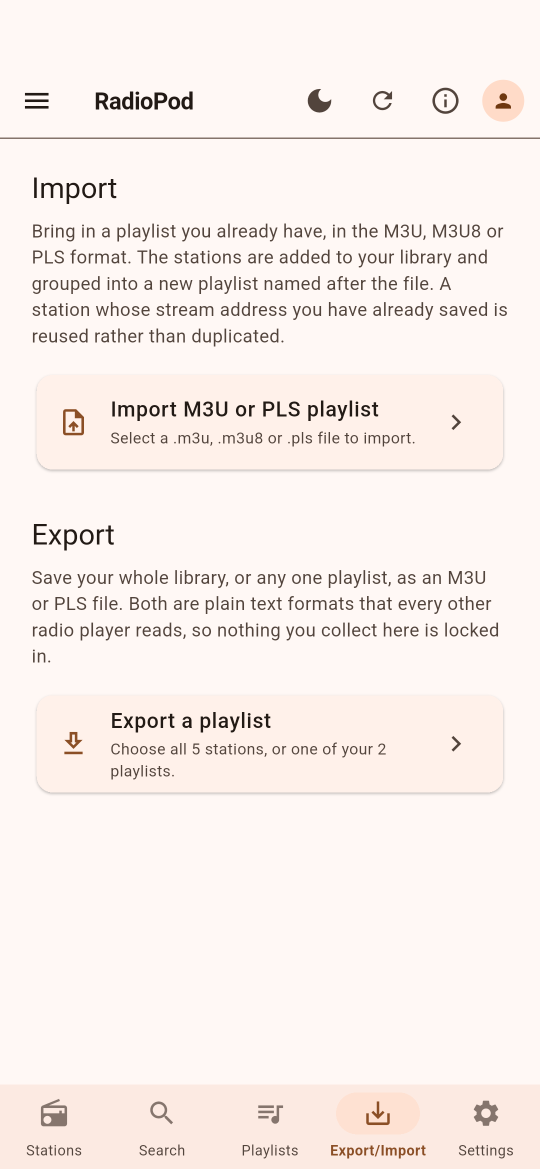
#> input picture assets/screenshots/radiopod_android_export_import.png, 1080 x 2337 px (shown at 1/2 size); its folder holds only this picture in this run
$ python anonymise_screenshots.py ../assets/screenshots/radiopod_android_export_import.png
#> lines starting #> are read from the running program, lines starting #| are printed output that depends on the picture; after the words box and inside, x2 and y2 are one past the last pixel; in counts of white or black regions, pixels touching at a corner belong together
"""Replace the WebID in the footer of each screenshot with a fake one.

The status bar along the bottom of every screen shows the WebID of whoever
took the screenshot. That is a real person's Pod address, and these images go
into the README, the store listings and the docs, so it is replaced with an
obviously fictional one before they are published.

Run it again after retaking any screenshot:

    python3 support/anonymise_screenshots.py

Safe to run repeatedly: a file it has already done is recorded as such in
the PNG itself and skipped next time. That is not a nicety. Detecting the
text and redrawing it is not an identity operation — the ink of the redrawn
text is found a pixel right and below where the original was measured, so a
second pass nudges the label a pixel, and a third nudges it again. Marking
the file is what stops that walk.

Pass --force to process a marked file anyway.

WHAT IT LOOKS FOR, rather than fixed coordinates, so it survives a change of
window size or theme: the status bar is measured up from the bottom of the
window, and the text found in the left of it. The colours are sampled from the image itself. The type
size is calibrated rather than derived — see FONT_SIZE — and a screenshot
whose footer does not match that calibration is reported and left alone.

The login screen is skipped: it shows no WebID, having nobody logged in yet.
"""

import glob
import os
import sys

import numpy as np
from PIL import Image, ImageDraw, ImageFont, PngImagePlugin

# The fictional WebID that replaces whatever is there.

WEBID = 'pods.solidcommunity.au/fred'

# Written into the PNG of every file this has rewritten, and checked on the
# way in. See the note above on why re-running must not redo the work.

MARK = 'RadioPodWebIDReplaced'

SHOTS = os.path.join(
    os.path.dirname(os.path.dirname(os.path.abspath(__file__))),
    'assets', 'screenshots',
)

# Screenshots with no footer WebID to replace. Matched as a substring of the
# file name.

SKIP = ('login',)

# Roboto is what Flutter renders with, and the footer is its Light weight.
# Looked for in the SDK rather than the system fonts, which do not carry it.

FONT_CANDIDATES = [
    os.path.expanduser(
        '~/development/flutter/bin/cache/artifacts/material_fonts/'
        'Roboto-Light.ttf'
    ),
    '/usr/share/fonts/truetype/roboto/unhinted/RobotoTTF/Roboto-Light.ttf',
]

# How far a pixel must differ from the background to count as ink. Low enough
# to catch antialiased edges, high enough to ignore JPEG-ish noise.

INK = 45

# Type size, in points, for the replacement.
#
# CALIBRATED, NOT DERIVED, and the reason is worth recording. Deriving it from
# the measured text height does not work: at this scale sizes 13 and 14 both
# render 13 or 14 pixels tall, so height cannot tell them apart. Width can —
# the original text measures 194 pixels, which size 14 reproduces to within 2
# while size 13 falls 15 short — but width can only be checked against the
# string that was there, which is exactly what is being thrown away.
#
# So it was settled by rendering candidate fonts, sizes and sub-pixel offsets
# against the real pixels and taking the lowest difference. Roboto-Light at
# 14 won. The guard below catches the day that stops being true.

FONT_SIZE = 14

# Height the replacement renders at FONT_SIZE, measured the same way the
# screenshot is. A screenshot whose footer text differs from this by more
# than a pixel was taken at another scale or with another theme, and the
# calibration above no longer describes it.

HEIGHT_TOLERANCE = 1


def font_path():
    for p in FONT_CANDIDATES:
        if os.path.exists(p):
            return p

    found = glob.glob(
        os.path.expanduser('~/**/material_fonts/Roboto-Light.ttf'),
        recursive=True,
    )
    if found:
        return found[0]

    sys.exit(
        'Roboto-Light.ttf not found. It ships with the Flutter SDK, in\n'
        'bin/cache/artifacts/material_fonts/. Add its path to '
        'FONT_CANDIDATES.'
    )


def window_box(alpha):
    """The opaque region: screenshots carry a transparent rounded border."""

    ys, xs = np.nonzero(alpha > 200)

    return xs.min(), ys.min(), xs.max(), ys.max()


# Height of the status bar, measured up from the bottom of the window.
#
# 20260924 gjw This was found from the divider rule above the bar, which read
# better but does not survive a modal: a dialog dims the whole window, taking
# the divider's contrast with it, and a bottom sheet covers so much width that
# nearly every row looks like a divider. The bar is a fixed-height widget, so
# measuring up from the bottom of the window is both simpler and steadier.

BAR = 38


def visible_right(rgb, bg, tx0, row, x1):
    """How far right the status bar is actually on show.

    A dialog or bottom sheet can sit over the right of the bar, leaving only
    the first few characters of the WebID visible. Writing the full
    replacement there would paint across the sheet, so the run of unbroken
    bar colour is measured and everything is clipped to it. Returns None when
    the bar is clear all the way, which is the ordinary case.
    """

    strip = rgb[row, tx0:x1]
    same = np.abs(strip - bg).sum(axis=1) < 40
    if same.all():
        return None

    return tx0 + int(np.argmin(same))


def rendered_height(font, fg, bg):
    """Ink height of the replacement, measured as the screenshot is."""

    probe = Image.new('RGB', (900, 90), tuple(int(c) for c in bg))
    ImageDraw.Draw(probe).text((20, 20), WEBID, font=font,
                               fill=tuple(int(c) for c in fg))
    a = np.asarray(probe).astype(int)
    ink = np.abs(a - np.array([int(c) for c in bg])).sum(axis=2) > INK
    ys, _ = np.nonzero(ink)

    return ys.max() - ys.min() + 1


def anonymise(path, font_file, dry_run=False, force=False):
#> called with dry_run = False, force = False
    name = os.path.basename(path)
    src = Image.open(path)
#> src is the input picture: PIL image 1080x2337 RGBA; mean R, G, B, A 248.5, 239.4, 235.2, 255

    if not force and src.info.get(MARK) == WEBID:
        print(f'{name:36} already done, skipped')

        return False

    im = src.convert('RGBA')
    arr = np.asarray(im).astype(int)
    rgb, alpha = arr[..., :3], arr[..., 3]
#> alpha: shape (2337, 1080) int64; every value is 255

    box = window_box(alpha)
#> box = (0, 0, 1079, 2336)
    x0, _, x1, y1 = box
#> x0 = 0; x1 = 1079; y1 = 2336

    # Sample the bar's own colour from its bottom right, clear of any text.

    bg = rgb[y1 - 6, x1 - 30]
#> bg = [252, 234, 226]

    div = y1 - BAR
#> div = 2298

    # How much of the bar is actually on show. A sheet or dialog over the
    # right of it must not be written across, and its edge also has to be
    # kept out of the text search or it reads as enormous ink.

    clip = visible_right(rgb, bg, x0 + 4, y1 - 6, x1 - 2)
#> in visible_right, `strip = rgb[row, tx0:x1]`: strip = 1073 rows, first 8: [252, 234, 226], [252, 234, 226], [252, 234, 226], [252, 234, 226], [252, 234, 226], [252, 234, 226], [252, 234, 226], [252, 234, 226]

    # The WebID sits in the left of the bar. The right holds the login and
    # security-key indicators, which must not be touched.

    band_x1 = x0 + int((x1 - x0) * 0.45)
#> band_x1 = 485
    if clip is not None:
        band_x1 = min(band_x1, clip)
    band = rgb[div:y1 - 2, x0 + 4:band_x1]
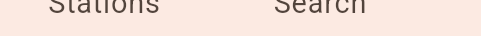
#> band: shape (36, 481, 3) int64; mean R, G, B 243.8, 226, 218
    ink = np.abs(band - bg).sum(axis=2) > INK
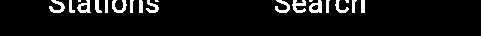
#> ink: shape (36, 481) bool; 6.7% white; 20 white regions (4 under 20 px), largest, box (x1, y1, x2, y2) and area: (292, 0, 306, 13) 109, (309, 0, 322, 13) 107, (49, 0, 65, 13) 104
    if not ink.any():
        print(f'{name:36} footer carries no text, left alone')

        return False

    ty, tx = np.nonzero(ink)
#> ty = 1165 values from 0 to 12; tx = 1165 values, max 364 at index 83, min 49 at index 510, mean 201.9
    tx0, tx1 = x0 + 4 + tx.min(), x0 + 4 + tx.max()
#> tx0 = 53; tx1 = 368
    ty0, ty1 = div + ty.min(), div + ty.max()
#> ty0 = 2298; ty1 = 2310

    # The darkest ink pixel is the text colour; everything lighter is an
    # antialiased blend towards the background.

    vals = band[ink]
#> vals = 1165 rows, first 8: [127, 112, 104], [82, 68, 60], [82, 68, 60], [122, 107, 99], [197, 180, 172], [129, 114, 106], [82, 68, 60], [139, 123, 115]
    fg = tuple(int(v) for v in vals[vals.sum(axis=1).argmin()])
#> fg = (82, 68, 60)

    font = ImageFont.truetype(font_file, FONT_SIZE)
    bb = font.getbbox(WEBID)

    # Sanity check the calibration against this particular screenshot.

    want = ty1 - ty0 + 1
#> want = 13
    rendered = rendered_height(font, fg, bg)
#> in rendered_height, `probe = Image.new('RGB', (900, 90), tuple(int(c) for c in bg))`:
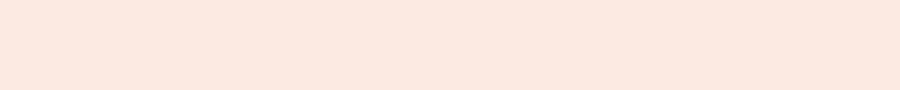
#> probe: PIL image 900x90 RGB; mean R, G, B 252, 234, 226
#> in rendered_height, `ink = np.abs(a - np.array([int(c) for c in bg])).sum(axis=2) > INK`:
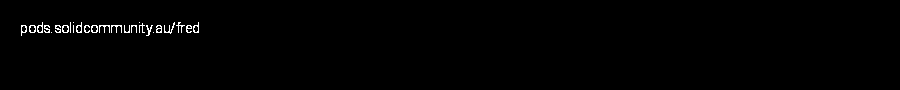
#> ink: shape (90, 900) bool; 0.77% white in thin lines or dots, all inside (x1, y1, x2, y2) = (21, 22, 199, 36)
#> in rendered_height, `ys, _ = np.nonzero(ink)`: ys = 621 values from 22 to 35
#> rendered = 14
    if abs(rendered - want) > HEIGHT_TOLERANCE:
        print(
            f'{name:36} FOOTER TEXT IS {want}px TALL, expected about '
            f'{rendered}px.\n'
            f'{"":36} The screenshot scale or theme has changed, so '
            f'FONT_SIZE needs recalibrating.\n'
            f'{"":36} Left alone rather than written at the wrong size.'
        )

        return False

    if dry_run:
        print(
            f'{name:36} would replace x{tx0}-{tx1} y{ty0}-{ty1} '
            f'size {FONT_SIZE} fg #{fg[0]:02X}{fg[1]:02X}{fg[2]:02X}'
        )

        return False

    # Everything is done on a copy, and only the part of the bar that is
    # genuinely visible is taken from it. That is what keeps the new text off
    # a sheet or dialog sitting over the right of the bar.

    work = im.copy()
    draw = ImageDraw.Draw(work)

    top = max(ty0 - 4, div)
#> top = 2298
    bottom = min(ty1 + 5, y1 - 1)
#> bottom = 2315

    # Clear the old text with a margin for its antialiasing.

    draw.rectangle(
        [tx0 - 3, top, tx1 + 3, bottom],
        fill=tuple(int(c) for c in bg) + (255,),
    )

    # Placed so the new ink starts exactly where the old ink started.

    draw.text((tx0 - bb[0], ty0 - bb[1]), WEBID, font=font, fill=fg + (255,))

    # Far enough right to cover BOTH the new text and everything that was
    # erased. Taking only the new text's width left the tail of a longer old
    # WebID standing beyond it — the replacement is usually the shorter of
    # the two, so the erase is the wider of the two.

    new_right = max(tx0 + (bb[2] - bb[0]), tx1) + 4
#> new_right = 372
    right = new_right if clip is None else min(new_right, clip)
#> right = 372

    box = (tx0 - 3, top, right, bottom)
#> box = (50, 2298, 372, 2315)
    im.paste(work.crop(box), (box[0], box[1]))

    if clip is not None:
        print(f'{name:36} status bar covered from x{clip}, clipped to it')

    meta = PngImagePlugin.PngInfo()
    for k, v in src.info.items():
        if isinstance(v, str) and k != MARK:
            meta.add_text(k, v)
#> this loop made 1 pass
#> (k, v) on pass 1: ('srgb', 0)
    meta.add_text(MARK, WEBID)
    im.save(path, pnginfo=meta)

    print(f'{name:36} replaced at x{tx0} y{ty0}, size {FONT_SIZE}')
#| radiopod_android_export_import.png   replaced at x53 y2298, size 14

    return True


def main():
    dry_run = '--dry-run' in sys.argv
    force = '--force' in sys.argv
    font_file = font_path()

    changed = 0
    for path in sorted(glob.glob(os.path.join(SHOTS, '*.png'))):
        name = os.path.basename(path)
        if any(s in name.lower() for s in SKIP):
            print(f'{name:36} skipped, no WebID on this screen')
            continue
        changed += anonymise(path, font_file, dry_run, force)

    print(f'\n{changed} screenshot(s) rewritten to {WEBID}')


if __name__ == '__main__':
    main()

$ run again, on assets/screenshots/radiopod_export_import.png
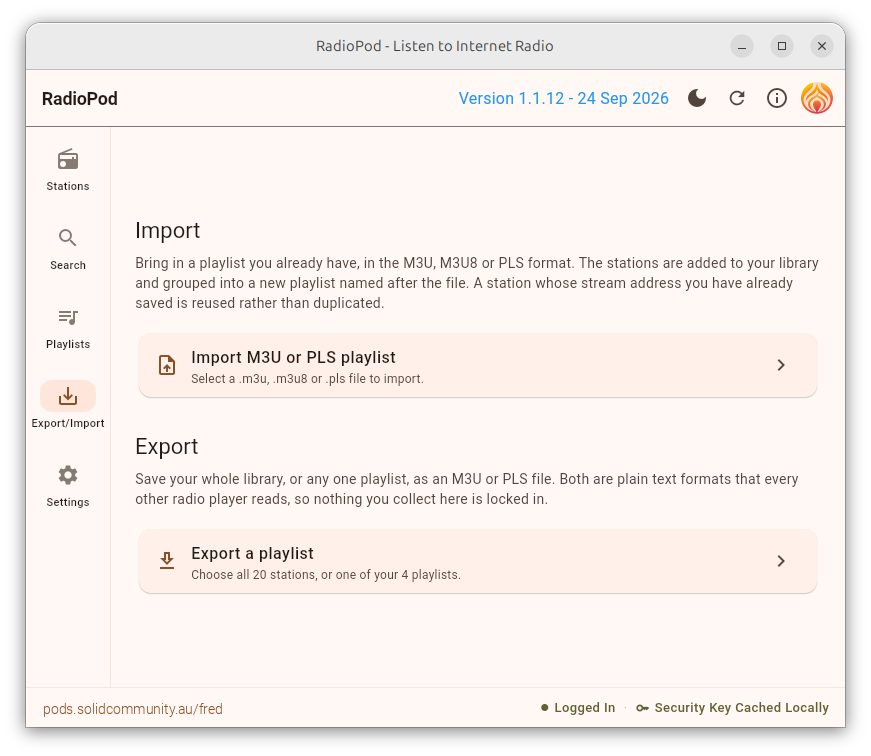
#> input picture assets/screenshots/radiopod_export_import.png, 871 x 756 px
#> in anonymise, src is the input picture: PIL image 871x756 RGBA; mean R, G, B, A 217.7, 210.9, 207.8, 225.8
#> in anonymise, `rgb, alpha = arr[..., :3], arr[..., 3]`:
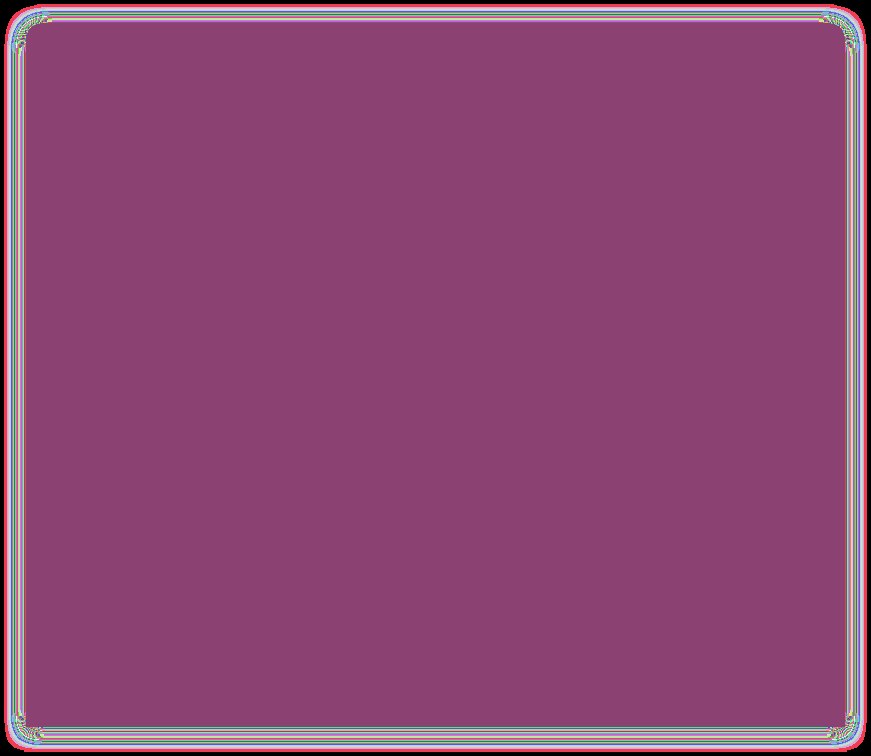
#> alpha: shape (756, 871) int64; 138 distinct labels, from 0 to 255; one colour per label, 0 black
#> in anonymise, `box = window_box(alpha)`: box = (26, 23, 844, 726)
#> x0 = 26; x1 = 844; y1 = 726
#> bg = [255, 248, 245]
#> div = 688
#> strip = 812 rows, first 8: [255, 248, 245], [255, 248, 245], [255, 248, 245], [255, 248, 245], [255, 248, 245], [255, 248, 245], [255, 248, 245], [255, 248, 245]
#> band_x1 = 394
#> in anonymise, `ink = np.abs(band - bg).sum(axis=2) > INK`:
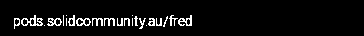
#> ink: shape (36, 364) bool; 5.7% white in thin lines or dots, all inside (x1, y1, x2, y2) = (14, 15, 192, 29)
#> ty = 744 values from 15 to 28; tx = 744 values, max 191 at index 11, min 14 at index 37, mean 102.8
#> tx0 = 44; tx1 = 221
#> ty0 = 703; ty1 = 716
#> vals = 744 rows, first 8: [240, 227, 219], [175, 131, 102], [159, 107, 73], [160, 109, 75], [240, 227, 219], [175, 131, 102], [160, 109, 75], [189, 151, 126]
#> fg = (139, 79, 38)
#> want = 14
#> ys = 621 values from 22 to 35
#> rendered = 14
#> top = 699
#> bottom = 721
#> new_right = 228
#> in anonymise, `box = (tx0 - 3, top, right, bottom)`: box = (41, 699, 228, 721)
#| radiopod_export_import.png           replaced at x44 y703, size 14
